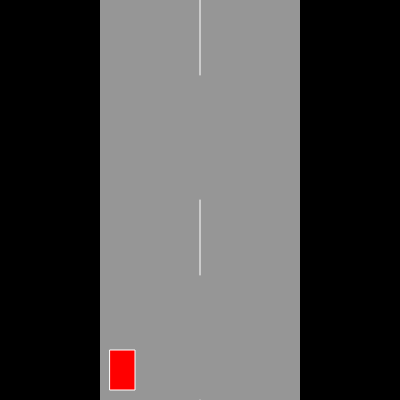
Frame 1 (no input)
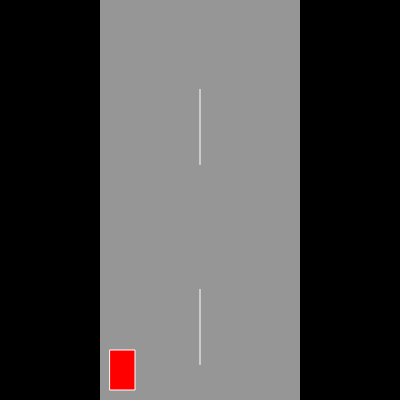
Frame 60 (no input)
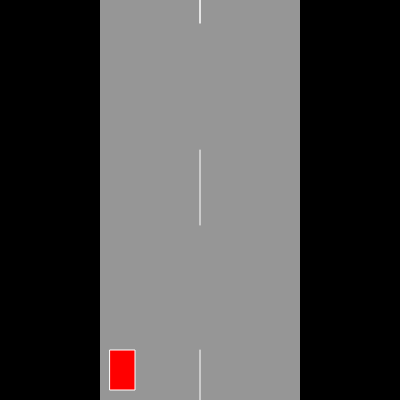
Frame 120 (the mouse pressed at the canvas centre since frame 60)

The p5.js sketch that drew these frames (run headless with seeded random() and noise() and a simulated clock; from frame 60 on, the mouse is pressed at the canvas centre):

// p5.js sketch
// ── sketch.js
var lines;
var car;
var padding;

function setup() {
  createCanvas(400, 400);
  // lines = [0]
  lines = [0, 200, 400, 600]
  padding = 10
  car = {
    x: constrain(100 + 10, 100 + 10, 300 - 10),
    w: 25,
    h: 40,
    speed: 2,
    action: {
      left: false,
      right: false,
      accelerating: false
    }
  }
}

function draw() {
  noStroke()
  background(0);
  
  fill(150)
  rect(100, 0, 200, height);
  
  stroke(255)
  lines.forEach((_line, index) => {
    line(width / 2, _line, width / 2, 75 + _line)
  
    lines[index] += car.speed;

    if (lines[index] >= height){
      lines[index] = -200;
    }
  })
  
  fill("red")
  rect(constrain(car.x, 100 + padding, 300 - car.w - padding), height - car.h - padding , car.w, car.h)
  
  if (car.action.left) {
    car.x -= 3
  }
  
  if (car.action.right) {
    car.x += 3
  }
  
  if (car.action.accelerating){
    car.speed *= 1.01
  } else {
    car.speed *= 0.99
  }

  car.speed = constrain(car.speed, 1, 10)
}

function keyPressed(){
  if (key == "ArrowLeft"){
    car.action.left = true
  }
  if (key == "ArrowRight"){
    car.action.right = true
  }
  if (key == "ArrowUp"){
    car.action.accelerating = true;
  }
}

function keyReleased(){
  car.action.left = false;
  car.action.right = false;
  car.action.accelerating = false;
}
// ── learn_p5.html
<html>
    <head>
        <script src="https://cdn.jsdelivr.net/npm/p5@1.4.2/lib/p5.js"></script>
        <script src="sketch.js"></script>
    </head>
    <body>
        <main>
        </main>
    </body>
</html>
